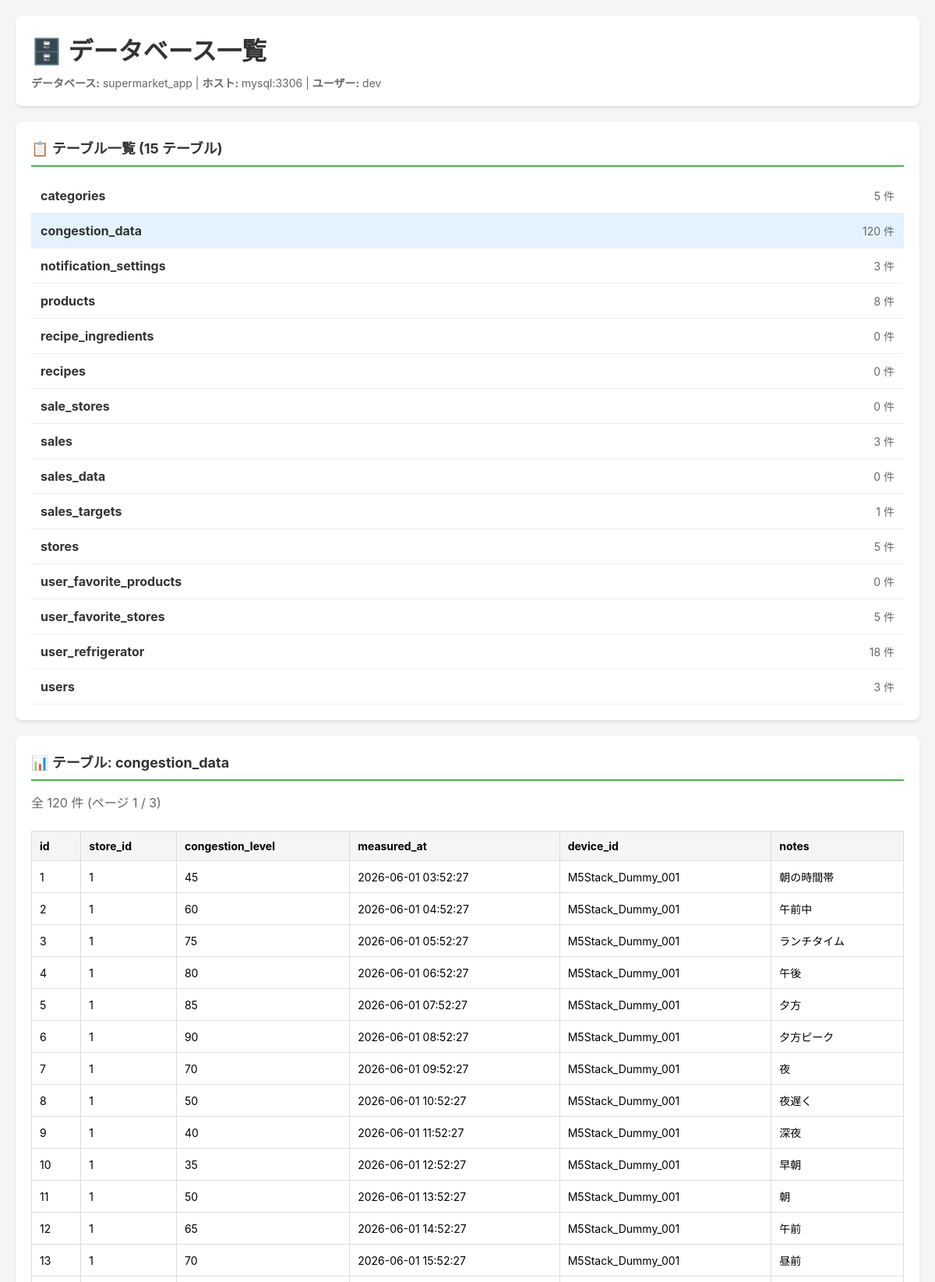
The page /server/admin/index.php?table=congestion_data (upper part) on the database its author committed.
### tables this page shows
CREATE TABLE IF NOT EXISTS congestion_data (
    id INT AUTO_INCREMENT PRIMARY KEY,
    store_id INT NOT NULL,
    congestion_level INT NOT NULL COMMENT '混雑率（0-100の整数）',
    measured_at TIMESTAMP DEFAULT CURRENT_TIMESTAMP,
    device_id VARCHAR(100) COMMENT 'M5StackデバイスID',
    notes TEXT COMMENT '備考',
    FOREIGN KEY (store_id) REFERENCES stores(id) ON DELETE CASCADE,
    INDEX idx_store_measured (store_id, measured_at),
    INDEX idx_measured_at (measured_at)
);

### server/admin/index.php (the view, shortened to what this page needs)
<!DOCTYPE html>
<html lang="ja">
<head>
</head>
<body>
    <div class="container">
        <div class="header">
            <h1>🗄️ データベース一覧</h1>
            <div class="info">
                <strong>データベース:</strong> supermarket_app |
                <strong>ホスト:</strong> mysql:3306 |
                <strong>ユーザー:</strong> dev
            </div>
        </div>
        <?php
        try {
            $db = getDB();
            $conn = $db->getConnection();
            $tables = $conn->query("SHOW TABLES")->fetchAll(PDO::FETCH_COLUMN);
            $selectedTable = $_GET['table'] ?? null;
            echo "<div class='card'>";
            echo "<div class='card-title'>📋 テーブル一覧 (" . count($tables) . " テーブル)</div>";
            echo "<ul class='table-list'>";
            foreach ($tables as $table) {
                $count = $conn->query("SELECT COUNT(*) FROM `$table`")->fetchColumn();
                $isSelected = ($selectedTable === $table) ? 'selected' : '';
                echo "<li class='$isSelected'>";
                echo "<a href='?table=" . urlencode($table) . "'>";
                echo "<span><strong>$table</strong></span>";
                echo "<span class='count'>$count 件</span>";
                echo "</a></li>";
            }
            echo "</ul>";
            echo "</div>";
            if ($selectedTable && in_array($selectedTable, $tables)) {
                $page = isset($_GET['page']) ? max(1, intval($_GET['page'])) : 1;
                $perPage = 50;
                $offset = ($page - 1) * $perPage;
                $totalCount = $conn->query("SELECT COUNT(*) FROM `$selectedTable`")->fetchColumn();
                $totalPages = ceil($totalCount / $perPage);
                $data = $conn->query("SELECT * FROM `$selectedTable` LIMIT $perPage OFFSET $offset")->fetchAll(PDO::FETCH_ASSOC);
                $columns = [];
                if (!empty($data)) {
                    $columns = array_keys($data[0]);
                } else {
                    $stmt = $conn->query("DESCRIBE `$selectedTable`");
                    $columns = $stmt->fetchAll(PDO::FETCH_COLUMN);
                }
                echo "<div class='card'>";
                echo "<div class='card-title'>📊 テーブル: $selectedTable</div>";
                echo "<div style='color: #666; margin-bottom: 10px;'>全 $totalCount 件 (ページ $page / $totalPages)</div>";
                if (!empty($data)) {
                    echo "<div style='overflow-x: auto;'>";
                    echo "<table>";
                    echo "<thead><tr>";
                    foreach ($columns as $col) {
                        echo "<th>$col</th>";
                    }
                    echo "</tr></thead><tbody>";
                    foreach ($data as $row) {
                        echo "<tr>";
                        foreach ($columns as $col) {
                            $value = $row[$col] ?? '';
                            echo "<td>" . htmlspecialchars($value, ENT_QUOTES, 'UTF-8') . "</td>";
                        }
                        echo "</tr>";
                    }
                    echo "</tbody></table>";
                    echo "</div>";
                } else {
                    echo "<p style='padding: 20px; text-align: center; color: #666;'>データがありません</p>";
                }
                echo "</div>";
            }
        } catch (Exception $e) {
            echo "<div class='error'>";
            echo "<strong>エラー:</strong> " . htmlspecialchars($e->getMessage());
            echo "</div>";
        }
        ?>
    </div>
</body>
</html>

### server/admin/index.php (style rules this page uses)
* { margin: 0; padding: 0; box-sizing: border-box; }
body { font-family: -apple-system, BlinkMacSystemFont, "Segoe UI", Roboto, "Helvetica Neue", Arial, sans-serif; background: #f5f5f5; padding: 20px; }
.container { max-width: 1400px; margin: 0 auto; }
.header { background: white; padding: 20px; border-radius: 8px; margin-bottom: 20px; box-shadow: 0 2px 4px rgba(0,0,0,0.1); }
.header h1 { color: #333; margin-bottom: 10px; }
.header .info { color: #666; font-size: 14px; }
.card { background: white; border-radius: 8px; padding: 20px; margin-bottom: 20px; box-shadow: 0 2px 4px rgba(0,0,0,0.1); }
.card-title { font-size: 18px; font-weight: bold; margin-bottom: 15px; color: #333; border-bottom: 2px solid #4CAF50; padding-bottom: 10px; }
.table-list { list-style: none; }
.table-list li { padding: 12px; border-bottom: 1px solid #eee; transition: background 0.2s; }
.table-list li.selected { background: #e3f2fd; }
.table-list a { text-decoration: none; color: #333; display: flex; justify-content: space-between; align-items: center; }
.count { color: #666; font-size: 14px; }
table { width: 100%; border-collapse: collapse; margin-top: 15px; }
th, td { padding: 10px; text-align: left; border: 1px solid #ddd; font-size: 14px; }
th { background: #f5f5f5; font-weight: bold; position: sticky; top: 0; }

### rows shown on the page
congestion_data: id "1", store "1", congestion_level "45", measured_at "2026-06-01 03:52:27", device "M5Stack_Dummy_001", notes "朝の時間帯"
congestion_data: id "2", store "1", congestion_level "60", measured_at "2026-06-01 04:52:27", device "M5Stack_Dummy_001", notes "午前中"
congestion_data: id "3", store "1", congestion_level "75", measured_at "2026-06-01 05:52:27", device "M5Stack_Dummy_001", notes "ランチタイム"
congestion_data: id "4", store "1", congestion_level "80", measured_at "2026-06-01 06:52:27", device "M5Stack_Dummy_001", notes "午後"
congestion_data: id "5", store "1", congestion_level "85", measured_at "2026-06-01 07:52:27", device "M5Stack_Dummy_001", notes "夕方"
congestion_data: id "6", store "1", congestion_level "90", measured_at "2026-06-01 08:52:27", device "M5Stack_Dummy_001", notes "夕方ピーク"
congestion_data: id "7", store "1", congestion_level "70", measured_at "2026-06-01 09:52:27", device "M5Stack_Dummy_001", notes "夜"
congestion_data: id "8", store "1", congestion_level "50", measured_at "2026-06-01 10:52:27", device "M5Stack_Dummy_001", notes "夜遅く"
congestion_data: id "9", store "1", congestion_level "40", measured_at "2026-06-01 11:52:27", device "M5Stack_Dummy_001", notes "深夜"
congestion_data: id "10", store "1", congestion_level "35", measured_at "2026-06-01 12:52:27", device "M5Stack_Dummy_001", notes "早朝"
congestion_data: id "11", store "1", congestion_level "50", measured_at "2026-06-01 13:52:27", device "M5Stack_Dummy_001", notes "朝"
congestion_data: id "12", store "1", congestion_level "65", measured_at "2026-06-01 14:52:27", device "M5Stack_Dummy_001", notes "午前"
congestion_data: id "13", store "1", congestion_level "70", measured_at "2026-06-01 15:52:27", device "M5Stack_Dummy_001", notes "昼前"

### other values the page prints
count($tables) "15"
$table "categories"
$count "5"
$table "congestion_data"
$count "120"
$table "notification_settings"
$count "3"
$table "products"
$count "8"
$table "recipe_ingredients"
$count "0"
$table "recipes"
$table "sale_stores"
$table "sales"
$table "sales_data"
